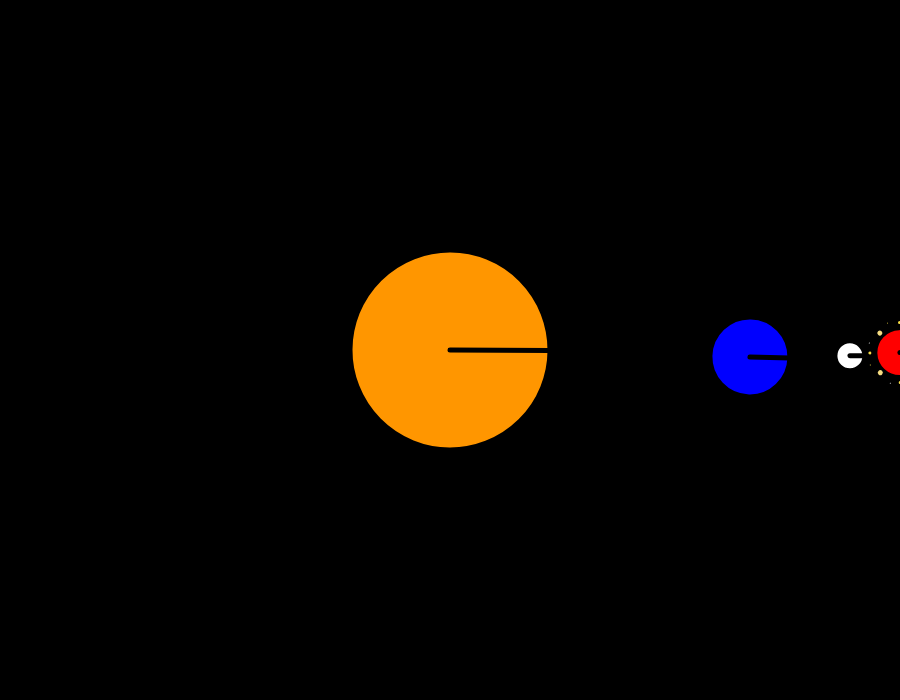
Frame 1 (no input)
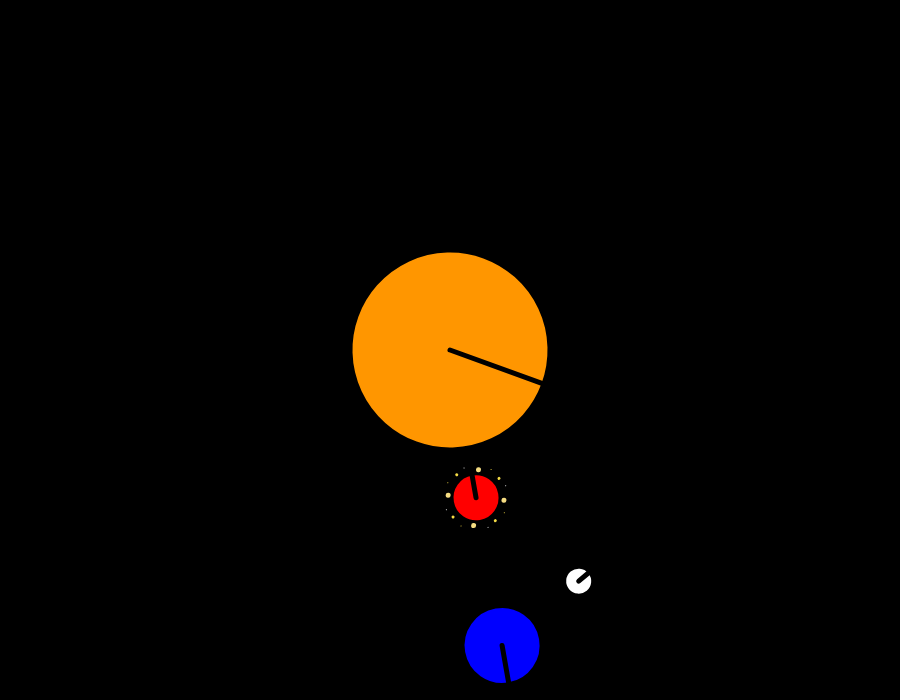
Frame 60 (no input)
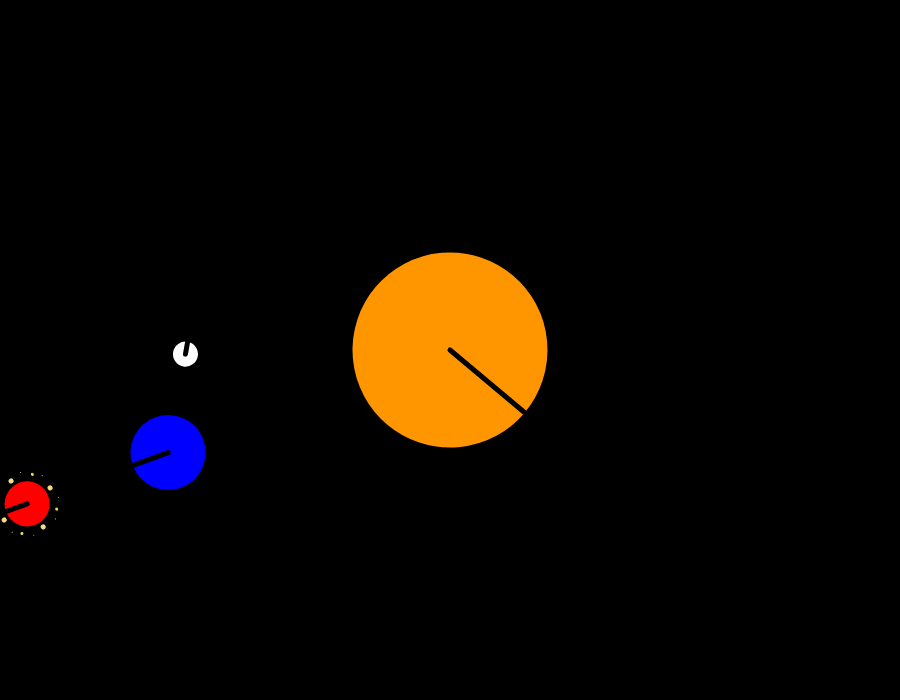
Frame 120 (the mouse pressed at the canvas centre since frame 60)

The p5.js sketch that drew these frames (run headless with seeded random() and noise() and a simulated clock; from frame 60 on, the mouse is pressed at the canvas centre):

// p5.js sketch
// ── sketch.js
var speed;

function setup() {
    createCanvas(900, 700);
}

function draw() {
    background(0);
    speed = frameCount;

    // DRAW SUN
    push();
        translate(width/2, height/2);
        rotate(radians(speed/3)); //spin earth around its axis
        celestialObj(color(255,150,0), 200); // SUN

        // DRAW EARTH
        push();
            rotate(radians(speed)); //rotate earth around sun
            translate(300, 0);
            push();
                rotate(radians(speed)); //spin earth around its axis
            pop();
            celestialObj(color(0,0,255), 80); // EARTH

            // DRAW MOON
            push();
                rotate(radians(-speed*2)); //rotate moon aniclockwise around earth
                translate(100, 0);
                celestialObj(color(255), 30); // MOON
            pop();
    
    
            // DRAW MOON2
            push();
                rotate(radians(-speed*3)); //rotate moon2 around earth
                translate(150, 0);
                celestialObj(color(255,0,0), 50); // MOON2
    
                push();
                rotate(radians(speed)); //rotate asteroids around earth
                asteroids(30, color(245, 220,70), 3);
                rotate(radians(45));
                asteroids(28,color(245, 220,130), 5);// asteroids
                rotate(radians(23));
                asteroids(32,color(245, 220,70), 1);// asteroids
                rotate(radians(40));
                asteroids(32,color(255), 1);// asteroids
                pop();
            pop();
        pop();
    pop();
    
}

function celestialObj(c, size){
    strokeWeight(5);
    fill(c);
    stroke(0);
    ellipse(0, 0, size, size);
    line(0, 0, size/2, 0);
}

function asteroids(dist, c, size) {
    noStroke();
    fill(c);
    ellipse(dist, 0, size, size);
    ellipse(-dist, 0, size, size);
    ellipse(0, -dist, size, size);
    ellipse(0, dist, size, size);
    
//    ellipse(-20, -20, size, size);
}
